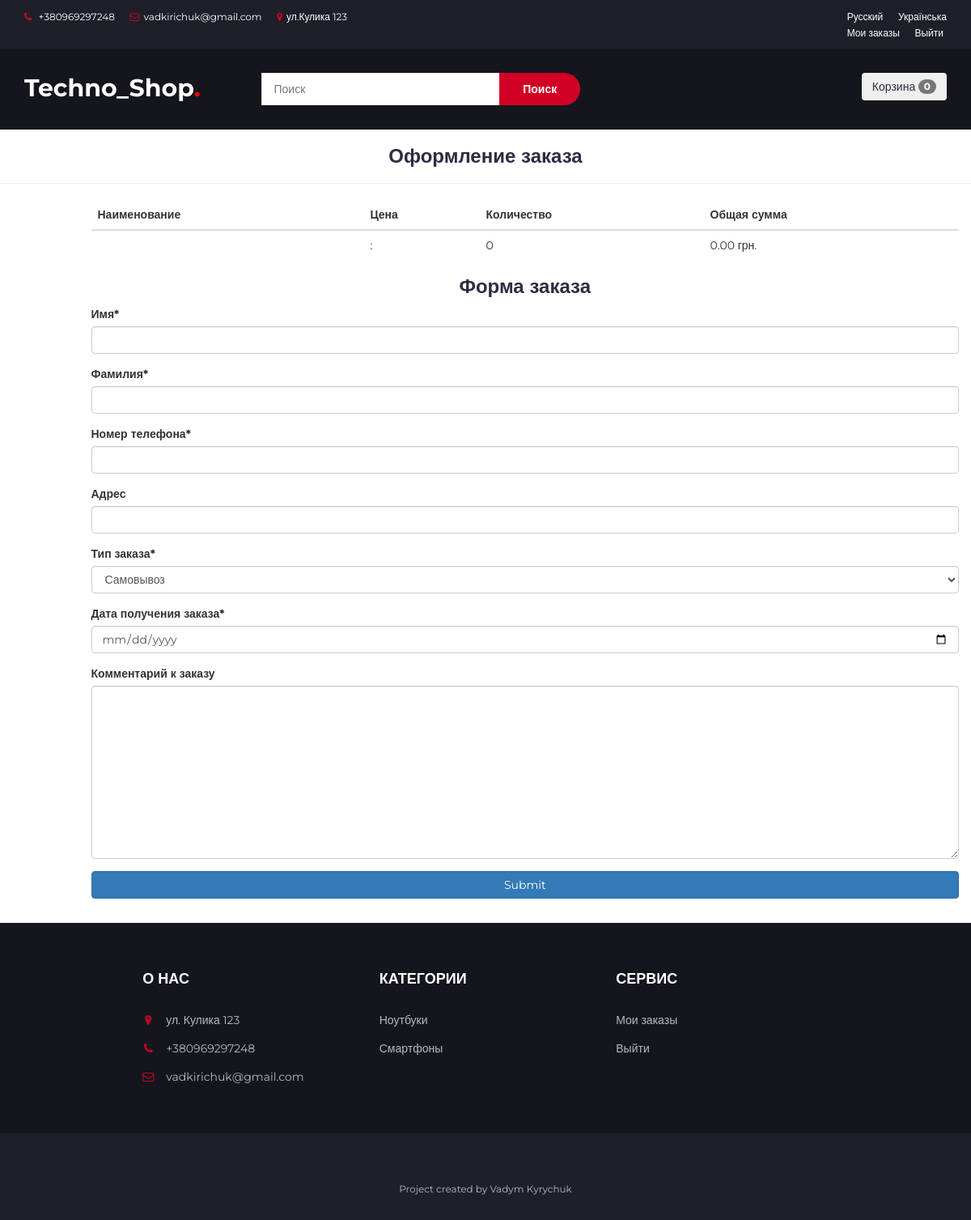
/check/ (signed in), run on an earlier commit of the app's database.
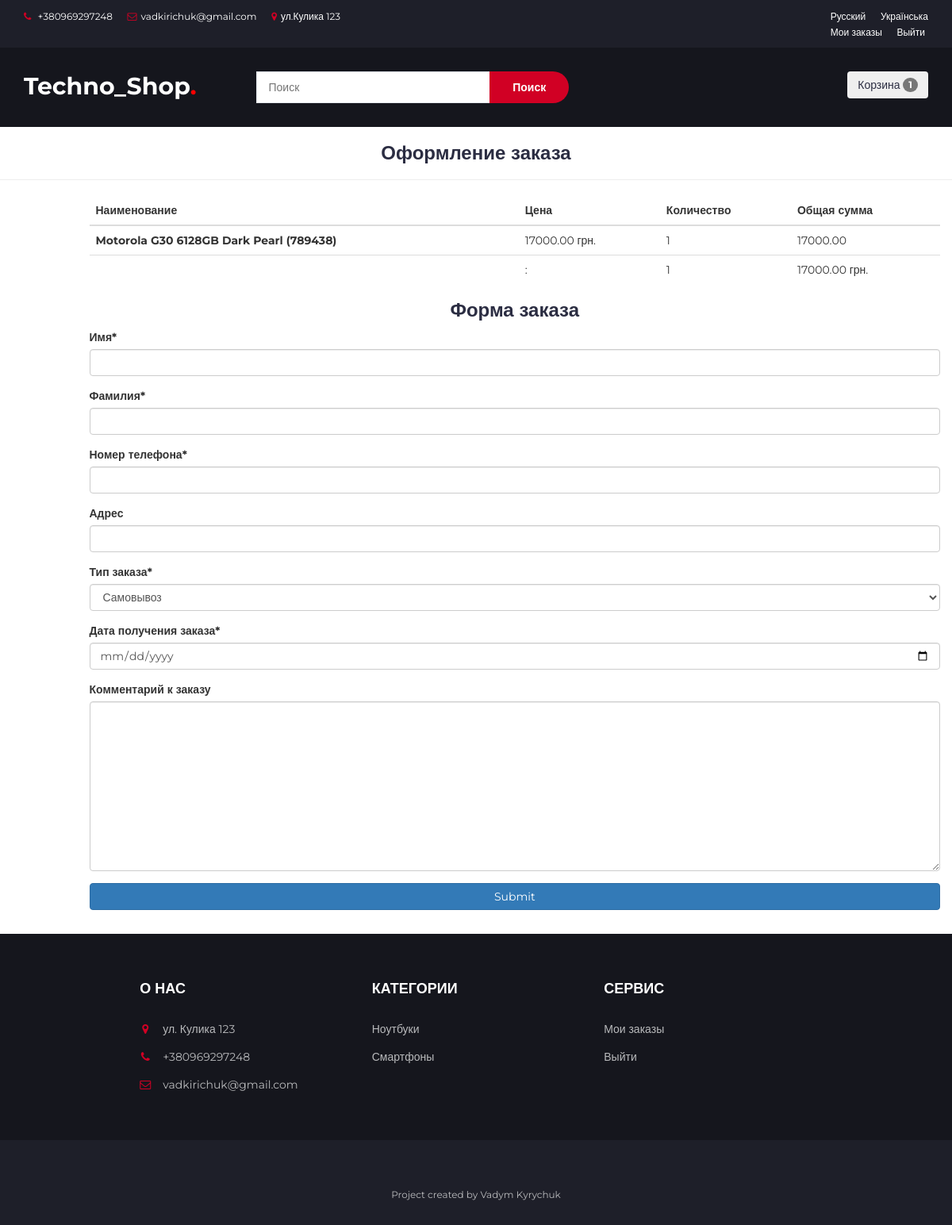
And on a later commit of the database.
### webshop/models.py (models this page shows, shortened)
class Basket(models.Model):
    class Meta:
        verbose_name = 'Корзина'
        verbose_name_plural = 'Корзины'
    holder = models.ForeignKey('Customer', null=True, on_delete=models.CASCADE, verbose_name='Пользователь')
    products = models.ManyToManyField(BasketProduct, blank=True, related_name='related_basket')
    total_products = models.PositiveIntegerField(default=0)
    total_price = models.DecimalField(max_digits=12, default=0, decimal_places=2, verbose_name='Общая сумма')
    in_order = models.BooleanField(default=False)
    anonym_user = models.BooleanField(default=False)

class Category(models.Model):
    class Meta:
        verbose_name = 'Категория'
        verbose_name_plural = 'Категории'
    name_category = models.CharField(max_length=255, verbose_name='Название категории')
    image = models.ImageField(verbose_name='Изображение категории', default='media/not.jpg')
    slug = models.SlugField(unique=True)
    objects = ManagerCategory()
    def get_absolute_url(self):
        return reverse('category_details', kwargs={'slug': self.slug})

class BasketProduct(models.Model):
    class Meta:
        verbose_name = 'Продукты в корзине'
        verbose_name_plural = 'Продукты в корзине'
    user = models.ForeignKey('Customer', verbose_name='Покупатель', on_delete=models.CASCADE)
    basket = models.ForeignKey('Basket', verbose_name='Корзина', on_delete=models.CASCADE,
                               related_name='related_basket')
    content = models.ForeignKey(ContentType, on_delete=models.CASCADE)
    object_id = models.PositiveIntegerField()
    cont_object = GenericForeignKey('content', 'object_id')
    quantity = models.PositiveIntegerField(default=1)
    total_price = models.DecimalField(max_digits=12, decimal_places=2, verbose_name='Общая сумма')

class Product(models.Model):
    class Meta:
        abstract = True  #
    category = models.ForeignKey(Category, verbose_name='Категория', on_delete=models.CASCADE)
    name_product = models.CharField(max_length=255, verbose_name='Название товара')
    slug = models.SlugField(unique=True)
    image_product = models.ImageField(verbose_name='Изображение')
    description = models.TextField(verbose_name='Описание', null=True)
    price = models.DecimalField(max_digits=12, decimal_places=2, verbose_name='Цена')

class Smartphone(Product):
    class Meta:
        verbose_name = 'Смартфон'
        verbose_name_plural = 'Смартфоны'
    brand = models.CharField(max_length=64, verbose_name=_('Бренд смартфона'))
    model_smart = models.CharField(max_length=64, verbose_name=_('Модель смартфона'))
    diagonal = models.CharField(max_length=255, verbose_name=_("Диагональ"))
    display = models.CharField(max_length=255, verbose_name=_("Тип дисплея"))
    resolution = models.CharField(max_length=255, verbose_name=_('Разрешение экрана'))
    accum = models.CharField(max_length=255, verbose_name=_("Объем аккумулятора"))
    ram = models.CharField(max_length=64, verbose_name=_("Оперативная память"))
    sd_card = models.BooleanField(default=True, verbose_name=_("Возможность использования SD карты"))
    sd_card_max_size = models.CharField(max_length=255, null=True, blank=True, verbose_name=_("Максимальный объем SD"))
    main_cam = models.CharField(max_length=64, verbose_name=_("Главная камера"))
    front_cam = models.CharField(max_length=64, verbose_name=_("Фронтальная камера"))

### webshop/views.py (the view)
# urls.py: path('check/',  CheckView.as_view(), name='check'),
class CheckView(CartMix, View):
    def get(self, request, *args, **kwargs):
        categories = Category.objects.get_category_for_navbar()
        form = OrderForm(request.POST or None)
        content = {
            'basket': self.basket,
            'categories': categories,
            'form': form
        }
        return render(request, 'check.html', content)

### webshop/forms.py
class OrderForm(forms.ModelForm):
    def __init__(self, *args, **kwargs):
        super(OrderForm, self).__init__(*args, **kwargs)
        self.fields['order_date'].label = _('Дата получения заказа')
    order_date = forms.DateField(widget=forms.TextInput(attrs={'type':'date'}))
    class Meta:
        model = Order
        fields = (
            'first_name', 'last_name', 'phone', 'adress', 'buy_type', 'order_date', 'comment')

### webshop/mixins.py (called while the page is built)
    def dispatch(self, request, *args, **kwargs):
        if request.user.is_authenticated:
            customer = Customer.objects.filter(user=request.user).first()
            if not customer:
                customer = Customer.objects.create(user=request.user)
            basket = Basket.objects.filter(holder=customer, in_order=False).first()
            if not basket:
                basket = Basket.objects.create(holder=customer)
        else:
            basket = Basket.objects.filter(anonym_user=True).first()
            if not basket:
                basket = Basket.objects.create(anonym_user = True)
        self.basket = basket
        return super().dispatch(request, *args, **kwargs)

### templates/check.html (shortened to what this page needs)
{% extends 'base.html' %}
{% load crispy_forms_tags %}
{% load i18n %}
{% block content %}
    <br>
    <h3 class="text-center mt-5 mb-5">{% trans 'Оформление заказа' %} </h3>
    <hr>
    <div class="container">
        <div class="row">
            <div class="col-md-offset-1">
                <table class="table">
                    <thead>
                    <tr>
                        <th scope="col">{% trans 'Наименование' %}</th>
                        <th scope="col">{% trans 'Цена' %}</th>
                        <th scope="col">{% trans 'Количество' %}</th>
                        <th scope="col">{% trans 'Общая сумма' %}</th>
                    </tr>
                    </thead>
                    <tbody>
                    {% for item in basket.products.all %}
                        <tr>
                            <th scope="row">{{ item.cont_object.name_product }}</th>
                            <td>{{ item.cont_object.price }} грн.</td>
                            <td>{{ item.quantity }}</td>
                            <td>{{ item.total_price }}</td>
                        </tr>
                    {% endfor %}
                    <tr>
                        <td colspan="1"></td>
                        <td>{% trans Итого %}:</td>
                        <td> {{ basket.total_products }}</td>
                        <td> {{ basket.total_price }} грн.</td>
                    </tr>
                    </tbody>
                </table>
            </div>
            <div class="col-md-offset-1">
                <h3 class="text-center mt-5 mb-5">{% trans 'Форма заказа' %} </h3>
                <form action="{% url 'make_order' %}" method="post">
                    {{ form|crispy }}
                    <input type="submit" class="btn btn-primary btn-block mt-3 mb-3" values="{% trans 'Оформить заказ' %}"
                           style="width: 100%">
                </form>
                <br>
            </div>
        </div>
    </div>
{% endblock %}

### templates/partials/header.html (shortened to what this page needs)
{% load static %}
{% load i18n %}
<header>
    <div id="top-header">
        <div class="container">
            <ul class="header-links pull-left" style="color: white">
                <li><i class="fa fa-phone"></i> +380969297248</li>
                <li><i class="fa fa-envelope-o"></i>vadkirichuk@gmail.com</li>
                <li><i class="fa fa-map-marker"></i>ул.Кулика 123</li>
            </ul>
            <ul class="header-links pull-right">
                <form action="{% url 'set_language' %}" method="post" style="display: flex">
                {% get_current_language as LANGUAGE_CODE %}
    {% get_available_languages as LANGUAGES %}
    {% get_language_info_list for LANGUAGES as languages %}
     <ul>
         {% for language in languages %}
             <li> <a href="/{{ language.code }}{{ request.get_full_path|slice:'3:' }}"
                     class="{% if language.code == LANGUAGE_CODE %}selected{% endif %}"
                     lang="{{ language.code }}"> {{ language.name_local }} </a>
             </li> {% endfor %} </ul>
            </form>
                {% if request.user.is_authenticated %}
                    <li><a href="{% url 'profile' %}">{% trans "Мои заказы" %}</a></li>
                    <li><a href="{% url 'logout' %}"></i>{% trans "Выйти" %}</a></li>
                {% else %}
                <li><a class="dropdown-item" href="{% url 'login' %}">{% trans "Войти" %}</a></li>
                <li><a class="dropdown-item" href="{% url 'registration' %}">{% trans 'Регистрация' %}</a></li>
                {% endif %}
            </ul>
        </div>
    </div>
    <div id="header">
        <div class="container">
            <div class="row">
                <div class="col-md-3">
                    <div class="header-logo">
                        <a href="{% url 'base' %}" class="logo">
                            <h2 style="color: white; margin-top: 17px">Techno_Shop<span style="color: red">.</span></h2>
                        </a>
                    </div>
                </div>
                <div class="col-md-6">
                    <div class="header-search">
                        <form action="{% url 'search' %}">
                            <input class="input" placeholder="{% trans 'Поиск' %}" name="search_query">
                            <button class="search-btn">{% trans 'Поиск' %}</button>
                        </form>
                    </div>
                </div>
                <div class="col-md-3 clearfix">
                    <div class="header-ctn">
                        <form class="d-flex">
                            <button class="btn btn-outline-light" type="submit">
                                <a href="{% url 'basket' %}">{% trans 'Корзина' %}</a>
                                <span class="badge bg-light text-dark ms-1 rounded-pill">{{ basket.products.count }}</span>
                            </button>
                        </form>
                    </div>
                </div>
            </div>
        </div>
    </div>
</header>

### templates/partials/footer.html (shortened to what this page needs)
	{% load i18n %}
		<footer id="footer">
			<div class="section">
				<div class="container">
					<div class="row" style="display: flex;justify-content: center">
						<div class="col-md-3 col-xs-6">
							<div class="footer">
								<h3 class="footer-title">{% trans "О нас" %}</h3>
								<ul class="footer-links">
									<li><i class="fa fa-map-marker"></i>ул. Кулика 123</li>
									<li><i class="fa fa-phone"></i>+380969297248</li>
									<li><i class="fa fa-envelope-o"></i>vadkirichuk@gmail.com</li>
								</ul>
							</div>
						</div>
						<div class="col-md-3 col-xs-6">
							<div class="footer">
								<h3 class="footer-title">{% trans "Категории" %}</h3>
								<ul class="footer-links">
                                    {% for category in categories %}
									<li><a href="{{category.url}}">{{ category.name}}</a></li>
                                    {% endfor %}
								</ul>
							</div>
						</div>
						<div class="col-md-3 col-xs-6">
							<div class="footer">
								<h3 class="footer-title">{%  trans "Сервис" %}</h3>
								<ul class="footer-links">
                                    {% if request.user.is_authenticated %}
									<li><a href="{% url 'profile' %}">{% trans "Мои заказы" %}</a></li>
									<li><a href="{% url 'logout' %}">{% trans "Выйти" %}</a></li>
                                        {% else %}
                                        <li><a href="{% url 'login' %}">{% trans "Войти" %}</a></li>
                                        <li><a href="{% url 'registration' %}">{% trans "Регистрация" %}</a></li>
                                    {% endif %}
								</ul>
							</div>
						</div>
					</div>
				</div>
			</div>
			<div id="bottom-footer" class="section">
				<div class="container">
					<div class="row">
						<div class="col-md-12 text-center">
							<span class="copyright">
								Project created by Vadym Kyrychuk
							</span>
						</div>
					</div>
				</div>
			</div>
		</footer>

What changed in the data, as far as the page shows it:
no longer on this page (row edited): Basket: products.count "0", total_products "0", total_price "0.00"
added Basket: products.count "1", total_products "1", total_price "17000.00"
added BasketProduct: cont_object.name_product "Motorola G30 6128GB Dark Pearl (789438)", cont_object.price "17000.00", quantity "1", total_price "17000.00"
